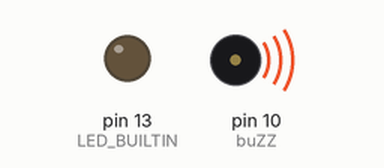
A sketch run on a simulated Arduino Uno, built with avr-gcc and run on an emulated ATmega328P. On the bench: output pins drawn as LEDs (lit = HIGH), buzzer (waves = sounding).

Above: at 0.2 s.
At 14.3 s:
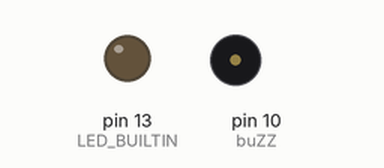
Timing chart, 0 to 18.3 s (numbered marks = the images above):
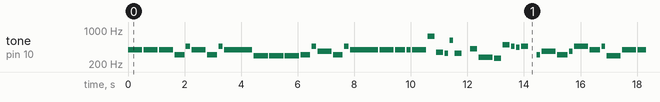

The sketch:

Practica5_2.ino
```cpp
/*
   Fundacion Kinal
   Centro educativo tecnico laboral Kinal
   Quinto perito
   Quinto electronica
   Codigo Tecnico:EB5AV
   Curso: Taller de electronica digital y reparacion de computadoras I
   Proyecto: Marcha Imperial star wars
   Dev: Manfredo.Guillermo Vasquez Gomez
   Fecha: 14 de Mayo

*/

const int buZZ = 10;
float sol = 391.995;
float mib = 311.127;
float sib = 466.164;
float Re = 293.665;
float solb = 369.994;
float FA = 739.989;
float Fa = 349.228;
float Mi = 329.628;
float RE = 622.254;
float SOL = 415.305;
float DO = 277.183;
float Do = 261.626;
float SI = 493.883;
float LA = 440.000;

void setup()
{
  pinMode(LED_BUILTIN, OUTPUT);
}

void loop()
{
    tone(buZZ,sol, 500);
    delay(500+50);
    tone(buZZ, sol, 500);
    delay(500+50);
    tone(buZZ, sol, 500);
    delay(500+50);

    tone(buZZ, mib, 350);
    delay(350+50);
    tone(buZZ, sib, 150);
    delay(150+50);
    tone(buZZ, sol, 500);
    delay(500+50);

    tone(buZZ, mib, 350);
    delay(350+50);
    tone(buZZ, sib, 150);
    delay(150+50);
    tone(buZZ, sol, 1000);
    delay(1000+50);

    tone(buZZ, Re, 500);
    delay(500+50);
    tone(buZZ, Re, 500);
    delay(500+50);
    tone(buZZ, Re, 500);
    delay(500+50);

    tone(buZZ, mib, 350);
    delay(350+50);
    tone(buZZ, sib, 150);
    delay(150+50);
    tone(buZZ, solb, 500);
    delay(500+50);

    tone(buZZ, mib, 350);
    delay(350+50);
    tone(buZZ, sib, 150);
    delay(150+50);
    tone(buZZ, sol, 1000);
    delay(1000+50);


    tone(buZZ, sol, 500);
    delay(500+50);

    tone(buZZ, sol, 350);
    delay(350+50);
    tone(buZZ, sol, 150);
    delay(150+50);
    tone(buZZ, sol, 500);
    delay(500+50);

      tone(buZZ, FA, 250);
    delay(250+50);
    tone(buZZ, Fa, 250);
    delay(250+50);
    tone(buZZ, Mi, 125);
    delay(125+50);
    tone(buZZ, RE, 125);
    delay(125+50);
    tone(buZZ, Mi, 250);
    delay(250+50);
    delay(250);

    tone(buZZ, SOL, 250);
    delay(250+50);
    tone(buZZ, DO, 500);
    delay(500+50);

    tone(buZZ, Do, 250);
    delay(250+50);
    tone(buZZ, SI, 250);
    delay(250+50);
    tone(buZZ, sib, 125);
    delay(125+50);
    tone(buZZ, LA, 125);
    delay(125+50);
    tone(buZZ, sib, 250);
    delay(250+50);
    delay(250);

    tone(buZZ, mib, 125);
    delay(125+50);
    tone(buZZ, solb, 500);
    delay(500+50);
    tone(buZZ, mib, 375);
    delay(375+50);
    tone(buZZ, solb, 125);
    delay(125+50);

    tone(buZZ, sib, 500);
    delay(500+50);
    tone(buZZ, sol, 375);
    delay(375+50);
    tone(buZZ, sib, 125);
    delay(125+50);
    tone(buZZ, Re, 500);
    delay(500+50);


    tone(buZZ, sol, 500);
    delay(500+50);

    tone(buZZ, sol, 350);
    delay(350+50);
    tone(buZZ, sol, 150);
    delay(150+50);
    tone(buZZ, sol, 500);
    delay(500+50);

    tone(buZZ, FA, 250);
    delay(250+50);
    tone(buZZ, Fa, 250);
    delay(250+50);
    tone(buZZ, Mi, 125);
    delay(125+50);
    tone(buZZ, RE, 125);
    delay(125+50);
    tone(buZZ, Mi, 250);
    delay(250+50);
    delay(250);

    tone(buZZ, SOL, 250);
    delay(250+50);
    tone(buZZ, DO, 500);
    delay(500+50);

    tone(buZZ, Do, 250);
    delay(250+50);
    tone(buZZ, SI, 250);
    delay(250+50);
    tone(buZZ, sib, 125);
    delay(125+50);
    tone(buZZ, LA, 125);
    delay(125+50);
    tone(buZZ, sib, 250);
    delay(250+50);
    delay(250);

    tone(buZZ, mib, 250);
    delay(250+50);
    tone(buZZ, solb, 500);
    delay(500+50);

    tone(buZZ, mib, 375);
    delay(375+50);
    tone(buZZ, sol, 125);
    delay(125+50);
    tone(buZZ, sol, 500);
    delay(500+50);

    tone(buZZ, mib, 375);
    delay(375+50);
    tone(buZZ, sib, 125);
    delay(125+50);
    tone(buZZ, sol, 1000);
    delay(1000+50);
  //

  noTone (buZZ);
  delay (1500);

}
```

Measured:
- by itself, tone on pin 10 (buZZ): plays 391 Hz for 0.50 s, 391 Hz for 0.50 s, 391 Hz for 0.50 s, 311 Hz for 0.35 s, 466 Hz for 0.15 s, 391 Hz for 0.50 s … (306 notes in this stretch)
